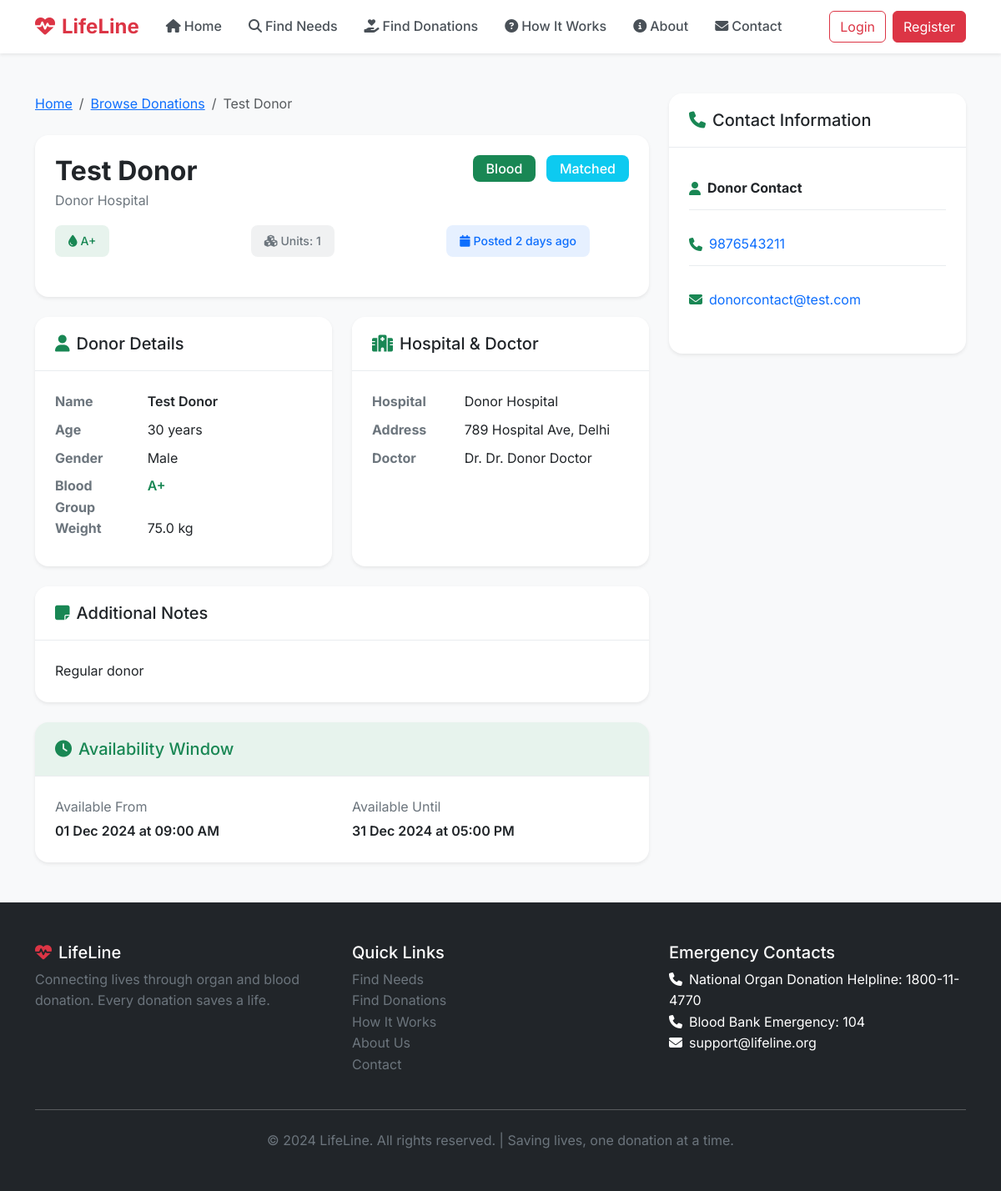
Screenshot of /donation/1 with the database file from the repository.
### models.py (models this page shows, shortened)
class Donation(db.Model):
    id = db.Column(db.Integer, primary_key=True)
    donor_id = db.Column(db.Integer, db.ForeignKey('user.id'), nullable=False)
    donation_type = db.Column(db.Enum(NeedType), nullable=False)
    organ_name = db.Column(db.String(50), nullable=True)
    blood_group = db.Column(db.Enum(BloodGroup), nullable=True)
    units_available = db.Column(db.Integer, default=1)
    status = db.Column(db.Enum(Status), default=Status.ACTIVE)
    donor_name = db.Column(db.String(100), nullable=False)
    donor_age = db.Column(db.Integer, nullable=False)
    donor_gender = db.Column(db.String(10), nullable=False)
    donor_blood_group = db.Column(db.Enum(BloodGroup), nullable=False)
    donor_weight = db.Column(db.Float, nullable=True)
    is_brain_dead = db.Column(db.Boolean, default=False)
    cause_of_death = db.Column(db.Text, nullable=True)
    time_of_death = db.Column(db.DateTime, nullable=True)
    hospital_name = db.Column(db.String(100), nullable=True)
    hospital_address = db.Column(db.Text, nullable=True)
    doctor_name = db.Column(db.String(100), nullable=True)
    contact_person = db.Column(db.String(100), nullable=False)
    contact_phone = db.Column(db.String(20), nullable=False)
    contact_email = db.Column(db.String(120), nullable=True)
    additional_notes = db.Column(db.Text, nullable=True)
    available_from = db.Column(db.DateTime, nullable=True)
    available_until = db.Column(db.DateTime, nullable=True)
    created_at = db.Column(db.DateTime, default=datetime.utcnow)
    updated_at = db.Column(db.DateTime, default=datetime.utcnow, onupdate=datetime.utcnow)
    matches = db.relationship('Match', backref='donation', lazy='dynamic')

### app.py (the view)
    @app.route('/donation/<int:id>')
    def view_donation(id):
        donation = Donation.query.get_or_404(id)
        return render_template('donations/view.html', donation=donation)

### templates/donations/view.html (shortened to what this page needs)
{% extends "base.html" %}
{% block content %}
<div class="container py-5">
    <div class="row">
        <div class="col-lg-8">
            <nav aria-label="breadcrumb" class="mb-4">
                <ol class="breadcrumb">
                    <li class="breadcrumb-item"><a href="{{ url_for('index') }}">Home</a></li>
                    <li class="breadcrumb-item"><a href="{{ url_for('browse_donations') }}">Browse Donations</a></li>
                    <li class="breadcrumb-item active">{{ donation.donor_name }}</li>
                </ol>
            </nav>
            <div class="card shadow-sm border-0 mb-4">
                <div class="card-body">
                    <div class="d-flex justify-content-between align-items-start mb-3">
                        <div>
                            <h2 class="fw-bold mb-1">{{ donation.donor_name }}</h2>
                            <p class="text-muted mb-0">{{ donation.hospital_name }}</p>
                        </div>
                        <div class="text-end">
                            <span class="badge bg-success fs-6 px-3 py-2">{{ donation.donation_type.value.capitalize() }}</span>
                            <span class="badge bg-{{ get_status_color(donation.status) }} fs-6 px-3 py-2 ms-2">{{ donation.status.value.capitalize() }}</span>
                        </div>
                    </div>
                    <div class="row g-3 mb-3">
                        <div class="col-md-4">
                            <div class="info-badge bg-success bg-opacity-10 text-success">
                                <i class="fas fa-tint me-1"></i> {{ donation.donor_blood_group.value }}
                            </div>
                        </div>
                        <div class="col-md-4">
                            <div class="info-badge bg-secondary bg-opacity-10 text-secondary">
                                <i class="fas fa-cubes me-1"></i> Units: {{ donation.units_available }}
                            </div>
                        </div>
                        <div class="col-md-4">
                            <div class="info-badge bg-primary bg-opacity-10 text-primary">
                                <i class="fas fa-calendar me-1"></i> Posted {{ timeago(donation.created_at) }}
                            </div>
                        </div>
                    </div>
                </div>
            </div>
            <div class="row g-4">
                <div class="col-md-6">
                    <div class="card shadow-sm border-0 h-100">
                        <div class="card-header bg-white">
                            <h5 class="mb-0"><i class="fas fa-user me-2 text-success"></i>Donor Details</h5>
                        </div>
                        <div class="card-body">
                            <dl class="row mb-0">
                                <dt class="col-sm-4 text-muted">Name</dt>
                                <dd class="col-sm-8 fw-semibold">{{ donation.donor_name }}</dd>
                                <dt class="col-sm-4 text-muted">Age</dt>
                                <dd class="col-sm-8">{{ donation.donor_age }} years</dd>
                                <dt class="col-sm-4 text-muted">Gender</dt>
                                <dd class="col-sm-8">{{ donation.donor_gender.capitalize() }}</dd>
                                <dt class="col-sm-4 text-muted">Blood Group</dt>
                                <dd class="col-sm-8 fw-semibold text-success">{{ donation.donor_blood_group.value }}</dd>
                                {% if donation.donor_weight %}
                                <dt class="col-sm-4 text-muted">Weight</dt>
                                <dd class="col-sm-8">{{ donation.donor_weight }} kg</dd>
                                {% endif %}
                            </dl>
                        </div>
                    </div>
                </div>
                <div class="col-md-6">
                    <div class="card shadow-sm border-0 h-100">
                        <div class="card-header bg-white">
                            <h5 class="mb-0"><i class="fas fa-hospital me-2 text-success"></i>Hospital & Doctor</h5>
                        </div>
                        <div class="card-body">
                            <dl class="row mb-0">
                                <dt class="col-sm-4 text-muted">Hospital</dt>
                                <dd class="col-sm-8">{{ donation.hospital_name }}</dd>
                                <dt class="col-sm-4 text-muted">Address</dt>
                                <dd class="col-sm-8">{{ donation.hospital_address }}</dd>
                                {% if donation.doctor_name %}
                                <dt class="col-sm-4 text-muted">Doctor</dt>
                                <dd class="col-sm-8">Dr. {{ donation.doctor_name }}</dd>
                                {% endif %}
                            </dl>
                        </div>
                    </div>
                </div>
            </div>
            {% if donation.additional_notes %}
            <div class="card shadow-sm border-0 mt-4">
                <div class="card-header bg-white">
                    <h5 class="mb-0"><i class="fas fa-sticky-note me-2 text-success"></i>Additional Notes</h5>
                </div>
                <div class="card-body">
                    <p class="mb-0">{{ donation.additional_notes }}</p>
                </div>
            </div>
            {% endif %}
            {% if donation.available_from or donation.available_until %}
            <div class="card shadow-sm border-0 mt-4 border-success">
                <div class="card-header bg-success bg-opacity-10">
                    <h5 class="mb-0 text-success"><i class="fas fa-clock me-2"></i>Availability Window</h5>
                </div>
                <div class="card-body">
                    <div class="row">
                        {% if donation.available_from %}
                        <div class="col-md-6">
                            <p class="text-muted mb-1">Available From</p>
                            <p class="fw-semibold mb-0">{{ donation.available_from.strftime('%d %b %Y at %I:%M %p') }}</p>
                        </div>
                        {% endif %}
                        {% if donation.available_until %}
                        <div class="col-md-6">
                            <p class="text-muted mb-1">Available Until</p>
                            <p class="fw-semibold mb-0">{{ donation.available_until.strftime('%d %b %Y at %I:%M %p') }}</p>
                        </div>
                        {% endif %}
                    </div>
                </div>
            </div>
            {% endif %}
        </div>
        <div class="col-lg-4">
            <div class="card shadow-sm border-0 sticky-top" style="top: 100px;">
                <div class="card-header bg-white">
                    <h5 class="mb-0"><i class="fas fa-phone me-2 text-success"></i>Contact Information</h5>
                </div>
                <div class="card-body">
                    <div class="contact-item mb-3">
                        <i class="fas fa-user text-success me-2"></i>
                        <strong>{{ donation.contact_person }}</strong>
                    </div>
                    <div class="contact-item mb-3">
                        <i class="fas fa-phone text-success me-2"></i>
                        <a href="tel:{{ donation.contact_phone }}" class="text-decoration-none">{{ donation.contact_phone }}</a>
                    </div>
                    {% if donation.contact_email %}
                    <div class="contact-item mb-3">
                        <i class="fas fa-envelope text-success me-2"></i>
                        <a href="mailto:{{ donation.contact_email }}" class="text-decoration-none">{{ donation.contact_email }}</a>
                    </div>
                    {% endif %}
                </div>
            </div>
        </div>
    </div>
</div>
{% endblock %}

### static/css/style.css (style rules this page uses)
:root { --primary: #dc3545; --primary-dark: #c82333; --success: #198754; --warning: #ffc107; --danger: #dc3545; --info: #0dcaf0; }
* { margin: 0; padding: 0; box-sizing: border-box; }
body { font-family: 'Inter', -apple-system, BlinkMacSystemFont, 'Segoe UI', Roboto, sans-serif; line-height: 1.6; color: #212529; background-color: #f8f9fa; }
.info-badge { display: inline-flex; align-items: center; padding: 0.5rem 1rem; border-radius: 8px; font-size: 0.875rem; font-weight: 500; margin-bottom: 0.5rem; }
.contact-item { display: flex; align-items: center; padding: 0.75rem 0; border-bottom: 1px solid #e9ecef; }
.contact-item:last-child { border-bottom: none; }
.card { border-radius: 16px; border: none; }
.card-header { border-radius: 16px 16px 0 0 !important; background: white; border-bottom: 1px solid #e9ecef; padding: 1.25rem 1.5rem; }
.card-body { padding: 1.5rem; }
.badge { font-weight: 500; padding: 0.5rem 0.875rem; border-radius: 8px; }
.text-muted { color: #6c757d !important; }
.card, .need-card, .donation-card, .feature-card, .stat-card, .step-card { animation: fadeIn 0.5s ease-out; }

### rows the page displays
Donation: donor_name "Test Donor", hospital_name "Donor Hospital", donation_type.value "Blood", status.value "Matched", donor_blood_group.value "A+", units_available "1", created_at "2 days ago", donor_age "30", donor_gender "Male", donor_weight "75.0", hospital_address "789 Hospital Ave, Delhi", doctor_name "Dr. Donor Doctor", additional_notes "Regular donor", available_from "01 Dec 2024 at 09:00 AM", available_until "31 Dec 2024 at 05:00 PM", contact_person "Donor Contact", contact_phone "9876543211", contact_email "donorcontact@test.com"
